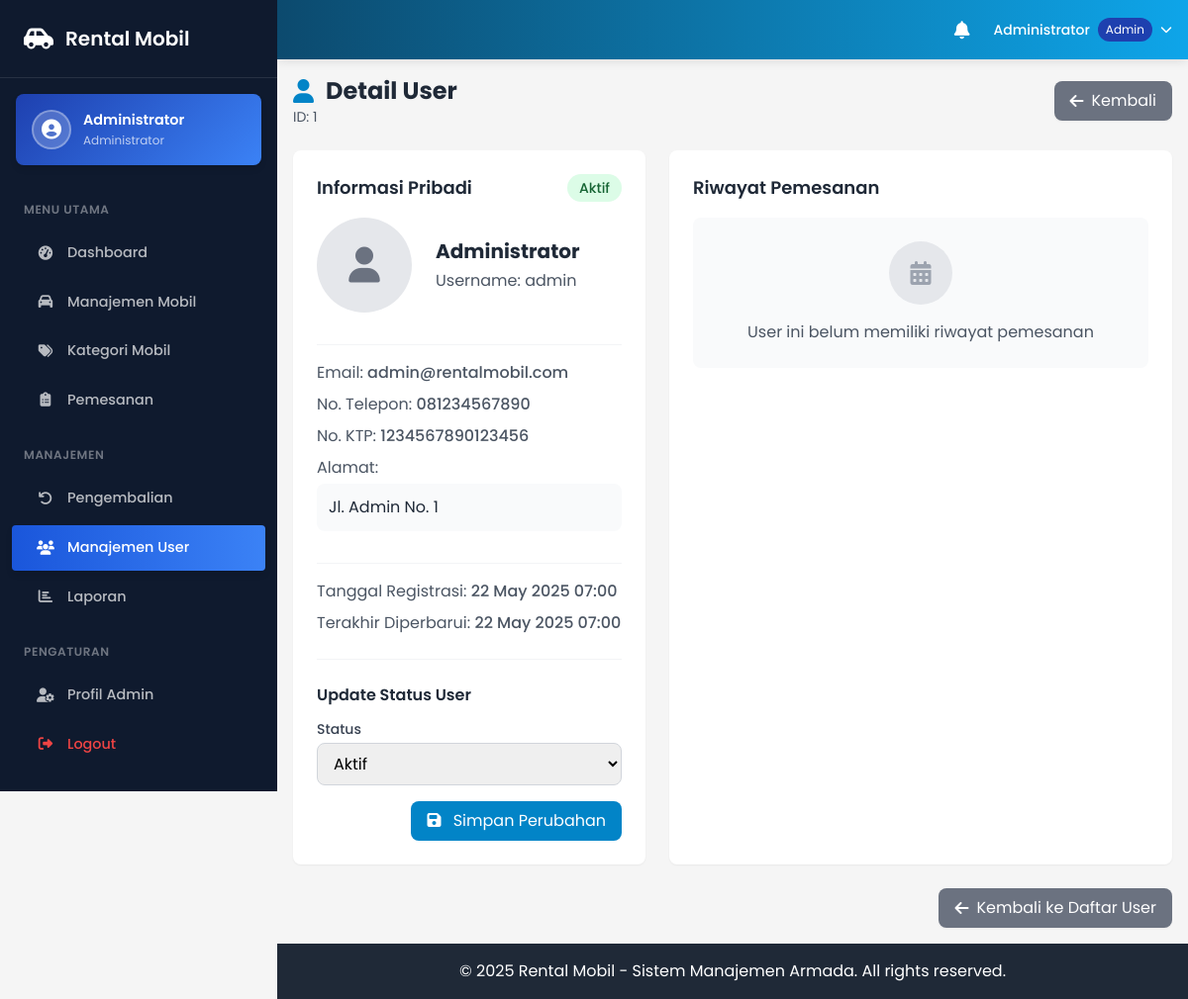
The page /admin/user/detail.php?id=1 (signed in) on the database its author committed.
### tables this page shows
CREATE TABLE IF NOT EXISTS users (
    id INT AUTO_INCREMENT PRIMARY KEY,
    username VARCHAR(50) NOT NULL UNIQUE,
    password VARCHAR(255) NOT NULL,
    nama VARCHAR(100) NOT NULL,
    email VARCHAR(100) NOT NULL UNIQUE,
    no_telp VARCHAR(15) NOT NULL,
    alamat TEXT NOT NULL,
    no_ktp VARCHAR(20) NOT NULL,
    foto_ktp VARCHAR(255),
    status ENUM('aktif', 'nonaktif') DEFAULT 'aktif',
    role ENUM('admin', 'user') DEFAULT 'user',
    created_at TIMESTAMP DEFAULT CURRENT_TIMESTAMP,
    updated_at TIMESTAMP DEFAULT CURRENT_TIMESTAMP ON UPDATE CURRENT_TIMESTAMP
);

### admin/user/detail.php (the view, shortened to what this page needs)
<?php
require_once '../includes/header.php';
$id_user = $_GET['id'];
$db = new Database();
$conn = $db->getConnection();
try {
    $stmt = $conn->prepare("SELECT * FROM users WHERE id = ?");
    $stmt->execute([$id_user]);
    $user = $stmt->fetch(PDO::FETCH_ASSOC);
    $stmt = $conn->prepare("SELECT p.*, m.merk, m.model
                           FROM pemesanan p
                           JOIN mobil m ON p.mobil_id = m.id
                           WHERE p.user_id = ?
                           ORDER BY p.created_at DESC");
    $stmt->execute([$id_user]);
    $pemesananList = $stmt->fetchAll(PDO::FETCH_ASSOC);
} catch (PDOException $e) {
    $_SESSION['flash_message'] = "Terjadi kesalahan: " . $e->getMessage();
    $_SESSION['flash_type'] = "red";
    while (ob_get_level() > 0) {
        ob_end_clean();
    }
    header("Location: " . ADMIN_URL . "user/index.php");
    exit;
}
?>
<div class="flex justify-between items-center mb-6">
    <div>
        <h1 class="text-2xl font-bold text-gray-800 flex items-center">
            <i class="fas fa-user mr-3 text-primary-600"></i> Detail User
        </h1>
        <p class="text-sm text-gray-600">ID: <?= $user['id'] ?></p>
    </div>
    <a href="<?= ADMIN_URL ?>user/index.php" class="bg-gray-500 hover:bg-gray-600 text-white py-2 px-4 rounded-lg shadow-sm transition duration-200 flex items-center">
        <i class="fas fa-arrow-left mr-2"></i> Kembali
    </a>
</div>
<div class="grid grid-cols-1 md:grid-cols-12 gap-6 mb-6">
    <div class="md:col-span-5 bg-white rounded-lg shadow-sm overflow-hidden">
        <div class="p-6">
            <div class="flex justify-between items-start mb-4">
                <h2 class="text-lg font-semibold text-gray-800">Informasi Pribadi</h2>
                <div class="<?= $user['status'] === 'aktif' ? 'bg-green-100 text-green-800' : 'bg-red-100 text-red-800' ?> px-3 py-1 rounded-full text-sm font-medium">
                    <?= ucfirst($user['status']) ?>
                </div>
            </div>
            <div class="grid grid-cols-1 gap-4">
                <div class="flex flex-col md:flex-row md:items-center">
                    <div class="w-24 h-24 bg-gray-200 rounded-full flex items-center justify-center text-gray-500 text-4xl mb-4 md:mb-0 md:mr-6">
                        <?php if (!empty($user['foto_ktp'])): ?>
                            <img src="<?= ASSETS_URL ?>uploads/ktp/<?= $user['foto_ktp'] ?>" alt="Foto KTP" class="w-full h-full rounded-full object-cover">
                        <?php else: ?>
                            <i class="fas fa-user"></i>
                        <?php endif; ?>
                    </div>
                    <div>
                        <h3 class="text-xl font-bold text-gray-800 mb-1"><?= $user['nama'] ?></h3>
                        <p class="text-gray-600">Username: <?= $user['username'] ?></p>
                    </div>
                </div>
                <div class="mt-4 pt-4 border-t border-gray-100">
                    <p class="text-gray-600 mb-2">Email: <span class="font-medium"><?= $user['email'] ?></span></p>
                    <p class="text-gray-600 mb-2">No. Telepon: <span class="font-medium"><?= $user['no_telp'] ?></span></p>
                    <p class="text-gray-600 mb-2">No. KTP: <span class="font-medium"><?= $user['no_ktp'] ?></span></p>
                    <p class="text-gray-600">Alamat:</p>
                    <p class="text-gray-800 bg-gray-50 p-3 rounded-lg mt-1"><?= nl2br(htmlspecialchars($user['alamat'])) ?></p>
                </div>
                <div class="mt-4 pt-4 border-t border-gray-100">
                    <p class="text-gray-600 mb-2">Tanggal Registrasi: <span class="font-medium"><?= date('d F Y H:i', strtotime($user['created_at'])) ?></span></p>
                    <p class="text-gray-600">Terakhir Diperbarui: <span class="font-medium"><?= date('d F Y H:i', strtotime($user['updated_at'])) ?></span></p>
                </div>
            </div>
            <div class="mt-6 pt-6 border-t border-gray-100">
                <h3 class="text-md font-semibold text-gray-800 mb-3">Update Status User</h3>
                <form action="" method="POST">
                    <div class="mb-4">
                        <label for="status" class="block text-sm font-medium text-gray-700 mb-1">Status</label>
                        <select id="status" name="status" class="w-full px-3 py-2 border border-gray-300 rounded-lg focus:outline-none focus:ring-2 focus:ring-primary-500 focus:border-primary-500 transition-colors">
                            <option value="aktif" <?= $user['status'] === 'aktif' ? 'selected' : '' ?>>Aktif</option>
                        </select>
                    </div>
                    <div class="flex justify-end">
                        <button type="submit" class="bg-primary-600 hover:bg-primary-700 text-white px-4 py-2 rounded-lg transition duration-200">
                            <i class="fas fa-save mr-2"></i> Simpan Perubahan
                        </button>
                    </div>
                </form>
            </div>
        </div>
    </div>
    <div class="md:col-span-7 bg-white rounded-lg shadow-sm overflow-hidden">
        <div class="p-6">
            <h2 class="text-lg font-semibold text-gray-800 mb-4">Riwayat Pemesanan</h2>
            <?php if (empty($pemesananList)): ?>
                <div class="bg-gray-50 rounded-lg p-6 text-center">
                    <div class="w-16 h-16 bg-gray-200 rounded-full flex items-center justify-center text-gray-400 mx-auto mb-4">
                        <i class="fas fa-calendar-alt text-2xl"></i>
                    </div>
                    <p class="text-gray-600">User ini belum memiliki riwayat pemesanan</p>
                </div>
            <?php endif; ?>
        </div>
    </div>
</div>
<div class="flex justify-end mt-6">
    <a href="<?= ADMIN_URL ?>user/index.php" class="bg-gray-500 hover:bg-gray-600 text-white py-2 px-4 rounded-lg shadow-sm transition duration-200 flex items-center">
        <i class="fas fa-arrow-left mr-2"></i> Kembali ke Daftar User
    </a>
</div>
<?php require_once '../includes/footer.php'; ?>

### admin/includes/header.php (shortened to what this page needs)
<?php
$current_path = $_SERVER['PHP_SELF'];
$active_menu = '';
if (strpos($current_path, '/index.php') !== false && strpos($current_path, '/mobil/') === false &&
    strpos($current_path, '/kategori/') === false && strpos($current_path, '/pemesanan/') === false &&
    strpos($current_path, '/pengembalian/') === false && strpos($current_path, '/user/') === false &&
    strpos($current_path, '/laporan/') === false && strpos($current_path, '/profile.php') === false) {
    $active_menu = 'dashboard';
} elseif (strpos($current_path, '/mobil/') !== false) {
    $active_menu = 'mobil';
} elseif (strpos($current_path, '/kategori/') !== false) {
    $active_menu = 'kategori';
} elseif (strpos($current_path, '/pemesanan/') !== false) {
    $active_menu = 'pemesanan';
} elseif (strpos($current_path, '/pengembalian/') !== false) {
    $active_menu = 'pengembalian';
} elseif (strpos($current_path, '/user/') !== false) {
    $active_menu = 'user';
} elseif (strpos($current_path, '/laporan/') !== false) {
    $active_menu = 'laporan';
} elseif (strpos($current_path, '/profile.php') !== false) {
    $active_menu = 'profile';
}
?>
<!DOCTYPE html>
<html lang="id">
<head>
    <script src="https://cdn.tailwindcss.com"></script>
    <link rel="stylesheet" href="https://cdnjs.cloudflare.com/ajax/libs/font-awesome/6.4.0/css/all.min.css">
</head>
<body>
    <aside class="main-sidebar">
        <div class="sidebar-brand">
            <i class="fas fa-car-side sidebar-brand-icon"></i>
            <span class="sidebar-brand-text">Rental Mobil</span>
        </div>
        <div class="user-panel">
            <div class="user-panel-img">
                <i class="fas fa-user-circle"></i>
            </div>
            <div class="user-panel-info">
                <div class="user-panel-name"><?= $_SESSION['admin_nama'] ?? 'Admin' ?></div>
                <div class="user-panel-role">Administrator</div>
            </div>
        </div>
        <nav class="mt-2">
            <div class="menu-header">Menu Utama</div>
            <ul class="nav-menu">
                <li>
                    <a href="<?= ADMIN_URL ?>index.php" class="nav-link <?= $active_menu === 'dashboard' ? 'active' : '' ?>">
                        <i class="fas fa-gauge-high nav-icon"></i>
                        <span>Dashboard</span>
                    </a>
                </li>
                <li>
                    <a href="<?= ADMIN_URL ?>mobil/index.php" class="nav-link <?= $active_menu === 'mobil' ? 'active' : '' ?>">
                        <i class="fas fa-car nav-icon"></i>
                        <span>Manajemen Mobil</span>
                    </a>
                </li>
                <li>
                    <a href="<?= ADMIN_URL ?>kategori/index.php" class="nav-link <?= $active_menu === 'kategori' ? 'active' : '' ?>">
                        <i class="fas fa-tags nav-icon"></i>
                        <span>Kategori Mobil</span>
                    </a>
                </li>
                <li>
                    <a href="<?= ADMIN_URL ?>pemesanan/index.php" class="nav-link <?= $active_menu === 'pemesanan' ? 'active' : '' ?>">
                        <i class="fas fa-clipboard-list nav-icon"></i>
                        <span>Pemesanan</span>
                    </a>
                </li>
            </ul>
            <div class="menu-header">Manajemen</div>
            <ul class="nav-menu">
                <li>
                    <a href="<?= ADMIN_URL ?>pengembalian/index.php" class="nav-link <?= $active_menu === 'pengembalian' ? 'active' : '' ?>">
                        <i class="fas fa-undo nav-icon"></i>
                        <span>Pengembalian</span>
                    </a>
                </li>
                <li>
                    <a href="<?= ADMIN_URL ?>user/index.php" class="nav-link <?= $active_menu === 'user' ? 'active' : '' ?>">
                        <i class="fas fa-users nav-icon"></i>
                        <span>Manajemen User</span>
                    </a>
                </li>
                <li>
                    <a href="<?= ADMIN_URL ?>laporan/index.php" class="nav-link <?= $active_menu === 'laporan' ? 'active' : '' ?>">
                        <i class="fas fa-chart-bar nav-icon"></i>
                        <span>Laporan</span>
                    </a>
                </li>
            </ul>
            <div class="menu-header">PENGATURAN</div>
            <ul class="nav-menu">
                <li>
                    <a href="<?= ADMIN_URL ?>profile.php" class="nav-link <?= $active_menu === 'profile' ? 'active' : '' ?>">
                        <i class="fas fa-user-cog nav-icon"></i>
                        <span>Profil Admin</span>
                    </a>
                </li>
                <li>
                    <a href="<?= ADMIN_URL ?>logout.php" class="nav-link text-red-500">
                        <i class="fas fa-sign-out-alt nav-icon"></i>
                        <span>Logout</span>
                    </a>
                </li>
            </ul>
        </nav>
    </aside>
    <div class="main-content">
        <nav class="navbar-main text-white flex items-center px-4">
            <div class="ml-auto flex items-center space-x-4">
                <div class="relative" id="notification-dropdown">
                    <a href="#" class="p-2 text-white hover:bg-blue-700 rounded-full relative transition-colors"
                       data-dropdown-toggle="notification-dropdown-menu" aria-expanded="false">
                        <i class="fas fa-bell text-lg"></i>
                    </a>
                </div>
                <div class="relative" id="profile-dropdown">
                    <div class="flex items-center space-x-2">
                        <button type="button" class="flex items-center space-x-2 cursor-pointer"
                                data-dropdown-toggle="profile-dropdown-menu" aria-expanded="false">
                            <span class="text-sm font-medium text-white"><?= $_SESSION['admin_nama'] ?? 'Administrator' ?></span>
                            <span class="bg-blue-800 text-xs px-2 py-1 rounded-full text-white">Admin</span>
                            <i class="fas fa-chevron-down text-xs text-white"></i>
                        </button>
                    </div>
                </div>
            </div>
        </nav>
        <div class="content-wrapper">
            <div class="container-fluid px-4 py-4">
                <div class="main-container">

### admin/includes/footer.php (shortened to what this page needs)
            </div>
        </div>
    </div>
    <footer class="bg-gray-800 text-white py-4 mt-auto">
        <div class="container mx-auto px-6 text-center">
            <p>&copy; <?= date('Y') ?> Rental Mobil - Sistem Manajemen Armada. All rights reserved.</p>
        </div>
    </footer>
</body>
</html>

### admin/includes/header.php (style rules this page uses)
body { font-family: 'Poppins', sans-serif; background-color: #f5f5f5; }
.main-sidebar { background-color: #0f1a2e; width: 280px; height: 100vh; position: fixed; left: 0; top: 0; z-index: 100; overflow-y: auto; transition: all 0.3s ease; }
.main-content { margin-left: 280px; transition: all 0.3s ease; }
.nav-link { color: rgba(255, 255, 255, 0.7); display: flex; align-items: center; padding: 0.75rem 1.5rem; transition: all 0.3s ease; font-size: 0.9rem; font-weight: 500; border-radius: 0.25rem; margin: 0.25rem 0.75rem; }
.nav-link.active { color: white; background: linear-gradient(90deg, #1a56db, #3b82f6); box-shadow: 0 4px 6px rgba(0, 0, 0, 0.1); }
.nav-icon { margin-right: 0.75rem; width: 20px; text-align: center; }
.menu-header { text-transform: uppercase; color: rgba(255, 255, 255, 0.4); font-size: 0.75rem; font-weight: 600; padding: 1.25rem 1.5rem 0.5rem 1.5rem; letter-spacing: 0.05em; }
.navbar-main { background: linear-gradient(90deg, #0c4a6e, #0ea5e9); position: fixed; top: 0; right: 0; left: 280px; z-index: 50; height: 60px; transition: all 0.3s ease; box-shadow: 0 2px 10px rgba(0, 0, 0, 0.1); }
.content-wrapper { padding-top: 60px; min-height: 100vh; }
.sidebar-brand { display: flex; align-items: center; padding: 1.5rem; border-bottom: 1px solid rgba(255, 255, 255, 0.1); }
.sidebar-brand-icon { font-size: 1.5rem; margin-right: 0.75rem; color: white; }
.sidebar-brand-text { color: white; font-weight: 600; font-size: 1.25rem; }
.user-panel { margin: 1rem 1rem; padding: 1rem; border-radius: 0.5rem; background: linear-gradient(135deg, #1e40af, #3b82f6); box-shadow: 0 4px 6px rgba(0, 0, 0, 0.1); display: flex; align-items: center; }
.user-panel-img { width: 40px; height: 40px; background-color: rgba(255, 255, 255, 0.2); border-radius: 50%; display: flex; align-items: center; justify-content: center; color: white; font-size: 1.25rem; margin-right: 0.75rem; border: 2px solid rgba(255, 255, 255, 0.3); }
.user-panel-info { color: white; }
.user-panel-name { font-weight: 600; font-size: 0.9rem; }
.user-panel-role { font-size: 0.75rem; color: rgba(255, 255, 255, 0.7); }

### rows shown on the page
users: id "1", status "Aktif", nama "Administrator", username "admin", email "admin@rentalmobil.com", no_telp "081234567890", no_ktp "1234567890123456", alamat "Jl. Admin No. 1", created_at "22 May 2025 07:00", updated_at "22 May 2025 07:00"

### other values the page prints
$_SESSION['admin_nama'] "Administrator"
